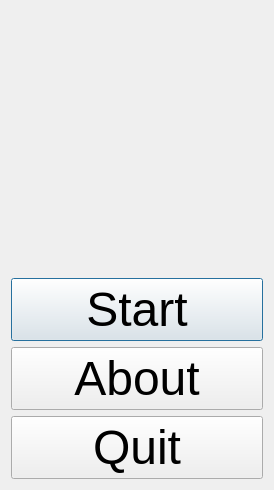
<?xml version="1.0" encoding="UTF-8"?>
<ui version="4.0">
 <class>QtSurfacePlotterMenuDialog</class>
 <widget class="QDialog" name="QtSurfacePlotterMenuDialog">
  <property name="geometry">
   <rect>
    <x>0</x>
    <y>0</y>
    <width>274</width>
    <height>490</height>
   </rect>
  </property>
  <property name="font">
   <font>
    <pointsize>36</pointsize>
   </font>
  </property>
  <property name="windowTitle">
   <string>SurfacePlotter</string>
  </property>
  <property name="windowIcon">
   <iconset resource="ToolSurfacePlotter.qrc">
    <normaloff>:/images/R.png</normaloff>:/images/R.png</iconset>
  </property>
  <layout class="QVBoxLayout" name="verticalLayout">
   <item>
    <widget class="QLabel" name="label_2">
     <property name="text">
      <string/>
     </property>
     <property name="pixmap">
      <pixmap resource="ToolSurfacePlotter.qrc">:/images/ToolSurfacePlotterMenuImage.png</pixmap>
     </property>
     <property name="alignment">
      <set>Qt::AlignCenter</set>
     </property>
    </widget>
   </item>
   <item>
    <widget class="QPushButton" name="button_start">
     <property name="text">
      <string>Start</string>
     </property>
    </widget>
   </item>
   <item>
    <widget class="QPushButton" name="button_about">
     <property name="text">
      <string>About</string>
     </property>
    </widget>
   </item>
   <item>
    <widget class="QPushButton" name="button_quit">
     <property name="text">
      <string>Quit</string>
     </property>
    </widget>
   </item>
  </layout>
 </widget>
 <layoutdefault spacing="6" margin="11"/>
 <resources>
  <include location="ToolSurfacePlotter.qrc"/>
 </resources>
 <connections/>
</ui>
